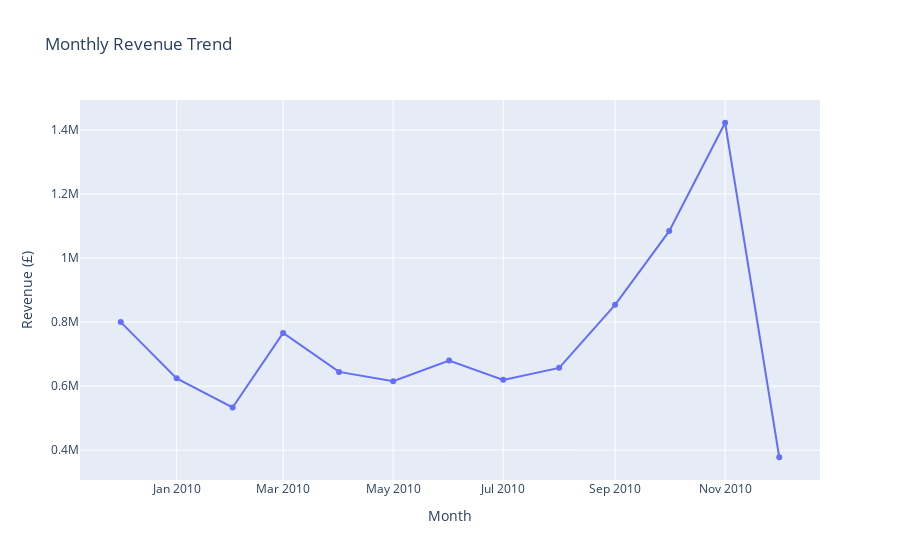

Write notebook code for a chart like this one.
### Code cell
# -------------------------
# Monthly revenue trend
# -------------------------
monthly_revenue = (
    df_net.groupby("Month", as_index=False)["Revenue"]
    .sum()
    .sort_values("Month")
)

fig6 = px.line(
    monthly_revenue,
    x="Month",
    y="Revenue",
    title="Monthly Revenue Trend",
    labels={"Revenue": "Revenue (£)", "Month": "Month"},
    markers=True
)
fig6.show()

### Figure 1 — Plotly figure (JSON) as saved in the notebook; plotly's stock layout.template omitted (floating-point values rounded to 4 significant figures)
{"data": [{"hovertemplate": "Month=%{x}<br>Revenue (£)=%{y}<extra></extra>", "legendgroup": "", "line": {"color": "#636efa", "dash": "solid"}, "marker": {"symbol": "circle"}, "mode": "lines+markers", "name": "", "orientation": "v", "showlegend": false, "type": "scatter", "x": ["2009-12-01T00:00:00", "2010-01-01T00:00:00", "2010-02-01T00:00:00", "2010-03-01T00:00:00", "2010-04-01T00:00:00", "2010-05-01T00:00:00", "2010-06-01T00:00:00", "2010-07-01T00:00:00", "2010-08-01T00:00:00", "2010-09-01T00:00:00", "2010-10-01T00:00:00", "2010-11-01T00:00:00", "2010-12-01T00:00:00"], "xaxis": "x", "y": [799800.0, 624000.0, 533100.0, 765800.0, 644200.0, 615300.0, 679800.0, 619300.0, 656800.0, 853700.0, 1084000.0, 1423000.0, 377500.0], "yaxis": "y"}], "layout": {"legend": {"tracegroupgap": 0}, "title": {"text": "Monthly Revenue Trend"}, "xaxis": {"anchor": "y", "domain": [0, 1], "title": {"text": "Month"}}, "yaxis": {"anchor": "x", "domain": [0, 1], "title": {"text": "Revenue (£)"}}}}
